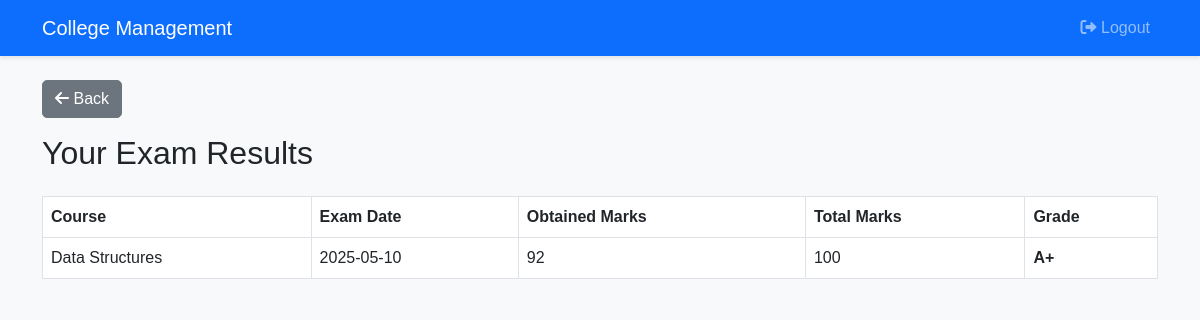
The app's page /student/view_results.php (signed in) with its own data.
### tables this page shows
CREATE TABLE `result` (
  `ResultID` int(11) NOT NULL,
  `ExamID` int(11) DEFAULT NULL,
  `StudentID` int(11) DEFAULT NULL,
  `MarksObtained` int(11) DEFAULT NULL
);

CREATE TABLE `course` (
  `CourseID` int(11) NOT NULL,
  `CourseName` varchar(100) NOT NULL,
  `DepartmentID` int(11) DEFAULT NULL,
  `Credits` int(11) DEFAULT NULL
);

CREATE TABLE `exam` (
  `ExamID` int(11) NOT NULL,
  `CourseID` int(11) DEFAULT NULL,
  `ExamDate` date DEFAULT NULL,
  `TotalMarks` int(11) DEFAULT NULL
);

### student/view_results.php (the view, shortened to what this page needs)
<?php
include '../config/db.php';
$stmt = $pdo->prepare("SELECT StudentID FROM Student WHERE UserID = ?");
$stmt->execute([$_SESSION['user_id']]);
$studentID = $stmt->fetchColumn();
$stmt = $pdo->prepare("SELECT r.ExamID, r.MarksObtained, e.TotalMarks, e.ExamDate, c.CourseName
                       FROM Result r
                       JOIN Exam e ON r.ExamID = e.ExamID
                       JOIN Course c ON e.CourseID = c.CourseID
                       WHERE r.StudentID = ?
                       ORDER BY e.ExamDate DESC");
$stmt->execute([$studentID]);
$results = $stmt->fetchAll();
?>
<?php include '../includes/header.php'; ?>
<h2 class="mb-4">Your Exam Results</h2>
<?php if ($results): ?>
    <table class="table table-bordered">
        <thead>
            <tr>
                <th>Course</th>
                <th>Exam Date</th>
                <th>Obtained Marks</th>
                <th>Total Marks</th>
                <th>Grade</th>
            </tr>
        </thead>
        <tbody>
            <?php foreach ($results as $result):
                $percentage = ($result['MarksObtained'] / $result['TotalMarks']) * 100;
                if ($percentage >= 90) $grade = 'A+';
                elseif ($percentage >= 80) $grade = 'A';
                elseif ($percentage >= 70) $grade = 'B';
                elseif ($percentage >= 60) $grade = 'C';
                elseif ($percentage >= 50) $grade = 'D';
                else $grade = 'F';
            ?>
                <tr>
                    <td><?= htmlspecialchars($result['CourseName']) ?></td>
                    <td><?= htmlspecialchars($result['ExamDate']) ?></td>
                    <td><?= htmlspecialchars($result['MarksObtained']) ?></td>
                    <td><?= htmlspecialchars($result['TotalMarks']) ?></td>
                    <td><strong><?= $grade ?></strong></td>
                </tr>
            <?php endforeach; ?>
        </tbody>
    </table>
<?php else: ?>
    <p>You have no exam results available yet.</p>
<?php endif; ?>
<?php include '../includes/footer.php'; ?>

### css/styles.css (style rules this page uses)
body { background-color: #f8f9fa; font-family: 'Arial', sans-serif; }
.table th, .table td { vertical-align: middle; }

### records on screen
result: course.CourseName "Data Structures", ExamID.ExamDate "2025-05-10", MarksObtained "92", ExamID.TotalMarks "100", MarksObtained.TotalMarks "A+"
